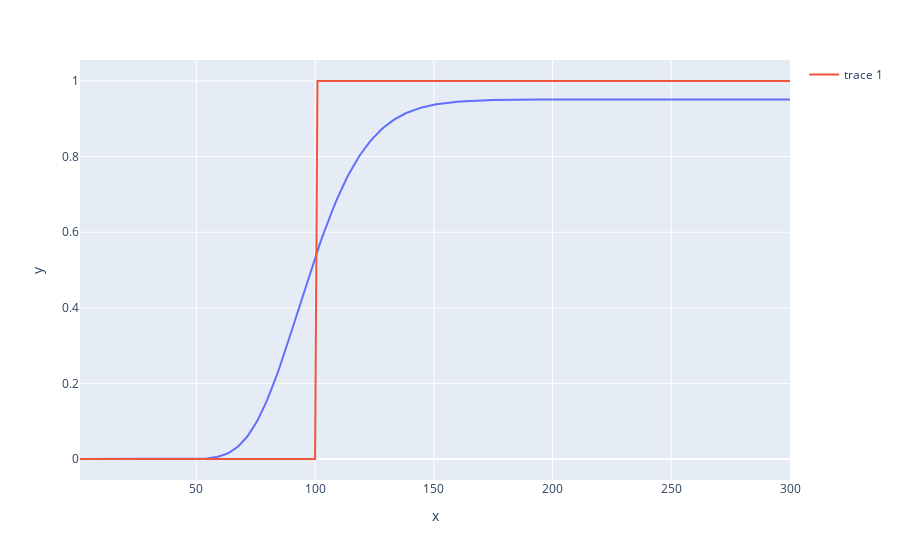

Source (notebook cell):
### Code cell
fig = px.line(x=s, y=value)
fig.add_scatter(x=s, y=payoff_profile)
fig.show()

### Figure 1 — Plotly figure (JSON) as saved in the notebook; plotly's stock layout.template omitted (floating-point values rounded to 4 significant figures; data arrays with more than 128 entries replaced by an {"elided": "..."} marker saying what was removed)
{"data": [{"hovertemplate": "x=%{x}<br>y=%{y}<extra></extra>", "legendgroup": "", "line": {"color": "#636efa", "dash": "solid"}, "mode": "lines", "name": "", "showlegend": false, "type": "scatter", "x": {"elided": "300 int values"}, "xaxis": "x", "y": {"elided": "300 float values"}, "yaxis": "y"}, {"type": "scatter", "x": {"elided": "300 int values"}, "y": {"elided": "300 int values"}}], "layout": {"autosize": true, "legend": {"tracegroupgap": 0}, "margin": {"t": 60}, "xaxis": {"anchor": "y", "autorange": true, "domain": [0, 1], "range": [1, 300], "title": {"text": "x"}, "type": "linear"}, "yaxis": {"anchor": "x", "autorange": true, "domain": [0, 1], "range": [-0.05556, 1.056], "title": {"text": "y"}, "type": "linear"}}}
